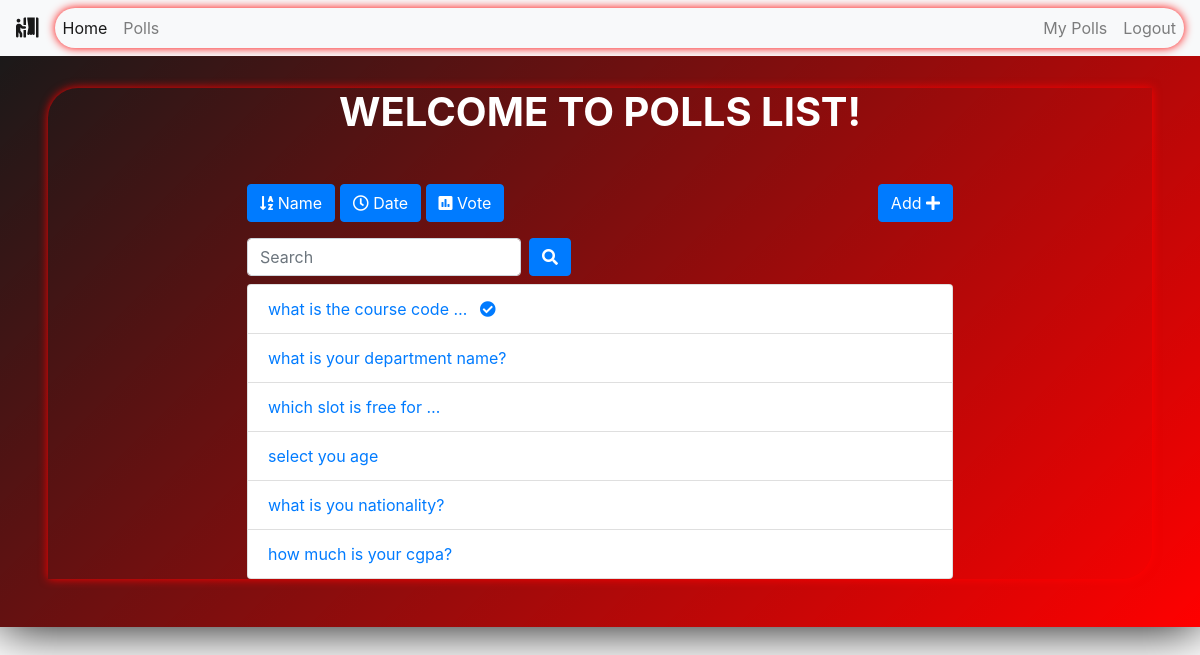
The app's page /polls/list/ (signed in) with its own data.
### polls/models.py (models this page shows, shortened)
class Poll(models.Model):
    owner = models.ForeignKey(User, on_delete=models.CASCADE)
    text = models.TextField()
    pub_date = models.DateTimeField(default=timezone.now)
    active = models.BooleanField(default=True)
    created_at = models.DateTimeField(auto_now_add=True)

### polls/views.py (the view)
# urls.py: path('list/', views.polls_list, name='list'),
@login_required()
def polls_list(request):
    all_polls = Poll.objects.all()
    search_term = ''
    if 'name' in request.GET:
        all_polls = all_polls.order_by('text')
    if 'date' in request.GET:
        all_polls = all_polls.order_by('pub_date')
    if 'vote' in request.GET:
        all_polls = all_polls.annotate(Count('vote')).order_by('vote__count')
    if 'search' in request.GET:
        search_term = request.GET['search']
        all_polls = all_polls.filter(text__icontains=search_term)
    paginator = Paginator(all_polls, 6)  # Show 6 contacts per page
    page = request.GET.get('page')
    polls = paginator.get_page(page)
    get_dict_copy = request.GET.copy()
    params = get_dict_copy.pop('page', True) and get_dict_copy.urlencode()
    context = {
        'polls': polls,
        'params': params,
        'search_term': search_term,
    }
    return render(request, 'polls/polls_list.html', context)

### polls/templates/polls/polls_list.html (shortened to what this page needs)
{% extends 'base.html' %}
{% block content %}
<div class="vh-100 d-flex justify-content-center align-items-center p-5" id="login-content" style="background: linear-gradient(135deg, rgba(0, 0, 0, 0.9), rgba(255, 0, 0, 1)); box-shadow: 0 0 50px rgba(0,0,0,1);">
<div class="container" style="border-radius: 30px 0px 30px 0px;box-shadow: 0 0 10px rgba(255,0,1);">
    <div class="row">
        <div class="col-md-8 offset-sm-2" >
            <h1 class="text-center mb-5" style="color:white;"><b>WELCOME TO POLLS LIST!</b></h1>
            <a class="btn btn-{% if 'name' in request.GET %}warning{% else %}primary{% endif %} mb-3" href="?name=True"
                role="button"><i class="fas fa-sort-alpha-down"></i>
                Name</a>
            <a class="btn btn-{% if 'date' in request.GET %}warning{% else %}primary{% endif %} mb-3" href="?date=True"
                role="button"><i class="far fa-clock"></i> Date</a>
            <a class="btn btn-{% if 'vote' in request.GET %}warning{% else %}primary{% endif %} mb-3" href="?vote=True"
                role="button"><i class="fas fa-poll"></i> Vote</a>
            <a class="btn btn-primary mb-3 float-right" href="{% url 'polls:add' %}" role="button">Add <i class="fas fa-plus"></i></a>
            <form class="form-inline">
                <div class="form-group mr-sm-2 mb-2" >
                    <input type="search" class="form-control" name="search" placeholder="Search" value={{ search_term }}>
                </div>
                <button type="submit" class="btn btn-primary mb-2"><i class="fas fa-search"></i></button>
            </form>
            <ul class="list-group"  >
                {% for poll in polls %}
                <li class="list-group-item" ><a href="{% url 'polls:detail' poll.id %}">{{ poll.text|truncatewords:5 }}
                        {% if not poll.active%}
                        <i class="fas fa-check-circle ml-2"></i>
                        {% endif %}
                    </a>
                </li>
                {% endfor %}
            </ul>
        </div>
    </div>
</div>
{% endblock content %}

### records on screen
Poll: text "what is the course code …", active False (drawn)
Poll: text "what is your department name?"
Poll: text "which slot is free for …"
Poll: text "select you age"
Poll: text "what is you nationality?"
Poll: text "how much is your cgpa?"
